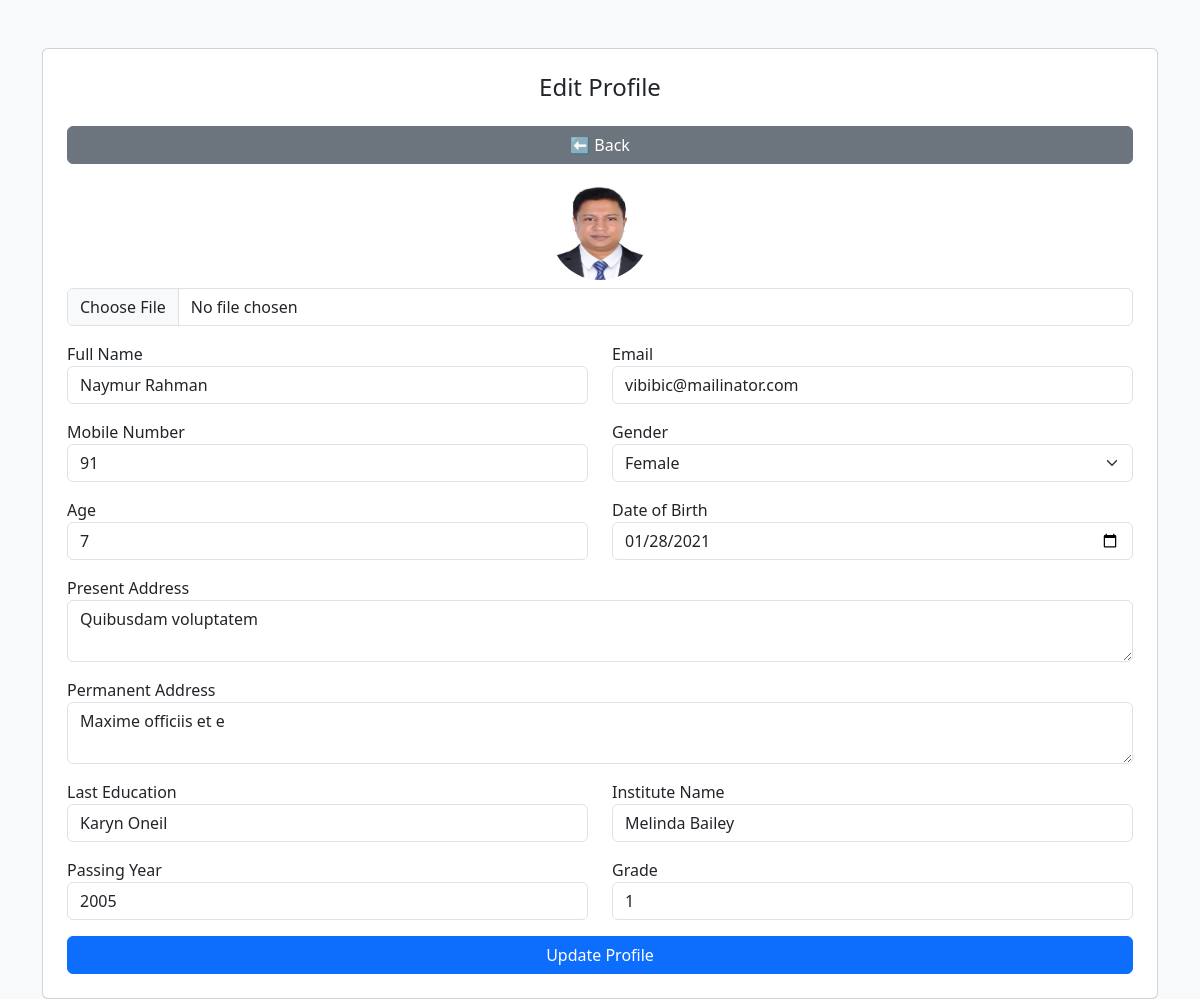
The page /edit_profile/1 on the database its author committed.
### users_auth/models.py (models this page shows)
class CustomUserModel(AbstractUser):
     fullname = models.CharField(max_length=100)
     mobile_number=models.CharField(max_length=15)
     gender=models.CharField(max_length=20)
     age = models.PositiveIntegerField()
     date_of_birth=models.DateField()
     present_address=models.TextField()
     permanent_address = models.TextField()
     last_education_name =models.CharField(max_length=100)
     institute_name=models.CharField(max_length=100)
     passing_year =models.IntegerField()
     grade =models.CharField(max_length=50)
     profile_image=models.ImageField(upload_to='Media/image')

### users_auth/views.py (the view, shortened to what this page needs)
# urls.py: path('edit_profile/<int:id>',edit_profile,name='edit_profile')
def edit_profile(request,id):
     user = CustomUserModel.objects.get(id=id)
     return render(request,"edit_profile.html",{'user':user})

### users_auth/templates/edit_profile.html (shortened to what this page needs)
<!DOCTYPE html>
<html lang="en">
<head>
    <link href="https://cdn.jsdelivr.net/npm/bootstrap@5.3.0/dist/css/bootstrap.min.css" rel="stylesheet">
</head>
<body class="bg-light">
<div class="container mt-5">
    <div class="card p-4">
        <h4 class="text-center mb-4">Edit Profile</h4>
        <a href="{% url 'home' %}" class="btn btn-secondary mb-3">
    ⬅️ Back
</a>
        <form method="POST" enctype="multipart/form-data">
            <div class="mb-3 text-center">
                {% if user.profile_image %}
                    <img src="{{ user.profile_image.url }}" class="rounded-circle" width="100" height="100">
                {% endif %}
                <input type="file" class="form-control mt-2" name="profile_image">
            </div>
            <div class="row">
                <div class="mb-3 col-md-6">
                    <label>Full Name</label>
                    <input type="text" class="form-control" name="fullname" value="{{ user.fullname }}">
                </div>
                <div class="mb-3 col-md-6">
                    <label>Email</label>
                    <input type="email" class="form-control" name="email" value="{{ user.email }}">
                </div>
            </div>
            <div class="row">
                <div class="mb-3 col-md-6">
                    <label>Mobile Number</label>
                    <input type="text" class="form-control" name="mobile_number" value="{{ user.mobile_number }}">
                </div>
                <div class="mb-3 col-md-6">
                    <label>Gender</label>
                    <select class="form-select" name="gender">
                        <option value="Female" {% if user.gender == 'Female' %}selected{% endif %}>Female</option>
                    </select>
                </div>
            </div>
            <div class="row">
                <div class="mb-3 col-md-6">
                    <label>Age</label>
                    <input type="number" class="form-control" name="age" value="{{ user.age }}">
                </div>
                <div class="mb-3 col-md-6">
                    <label>Date of Birth</label>
                    <input type="date" class="form-control" name="date_of_birth" value="{{ user.date_of_birth|date:'Y-m-d' }}">
                </div>
            </div>
            <div class="mb-3">
                <label>Present Address</label>
                <textarea class="form-control" name="present_address">{{ user.present_address }}</textarea>
            </div>
            <div class="mb-3">
                <label>Permanent Address</label>
                <textarea class="form-control" name="permanent_address">{{ user.permanent_address }}</textarea>
            </div>
            <div class="row">
                <div class="mb-3 col-md-6">
                    <label>Last Education</label>
                    <input type="text" class="form-control" name="last_education_name" value="{{ user.last_education_name }}">
                </div>
                <div class="mb-3 col-md-6">
                    <label>Institute Name</label>
                    <input type="text" class="form-control" name="institute_name" value="{{ user.institute_name }}">
                </div>
            </div>
            <div class="row">
                <div class="mb-3 col-md-6">
                    <label>Passing Year</label>
                    <input type="text" class="form-control" name="passing_year" value="{{ user.passing_year }}">
                </div>
                <div class="mb-3 col-md-6">
                    <label>Grade</label>
                    <input type="text" class="form-control" name="grade" value="{{ user.grade }}">
                </div>
            </div>
            <div class="d-grid">
                <button type="submit" class="btn btn-primary">Update Profile</button>
            </div>
        </form>
    </div>
</div>
</body>
</html>

### rows shown on the page
CustomUserModel: profile_image (picture), fullname "Naymur Rahman", email "vibibic@mailinator.com", mobile_number "91", gender "Female", age "7", date_of_birth "01/28/2021", present_address "Quibusdam voluptatem", permanent_address "Maxime officiis et e", last_education_name "Karyn Oneil", institute_name "Melinda Bailey", passing_year "2005", grade "1"
